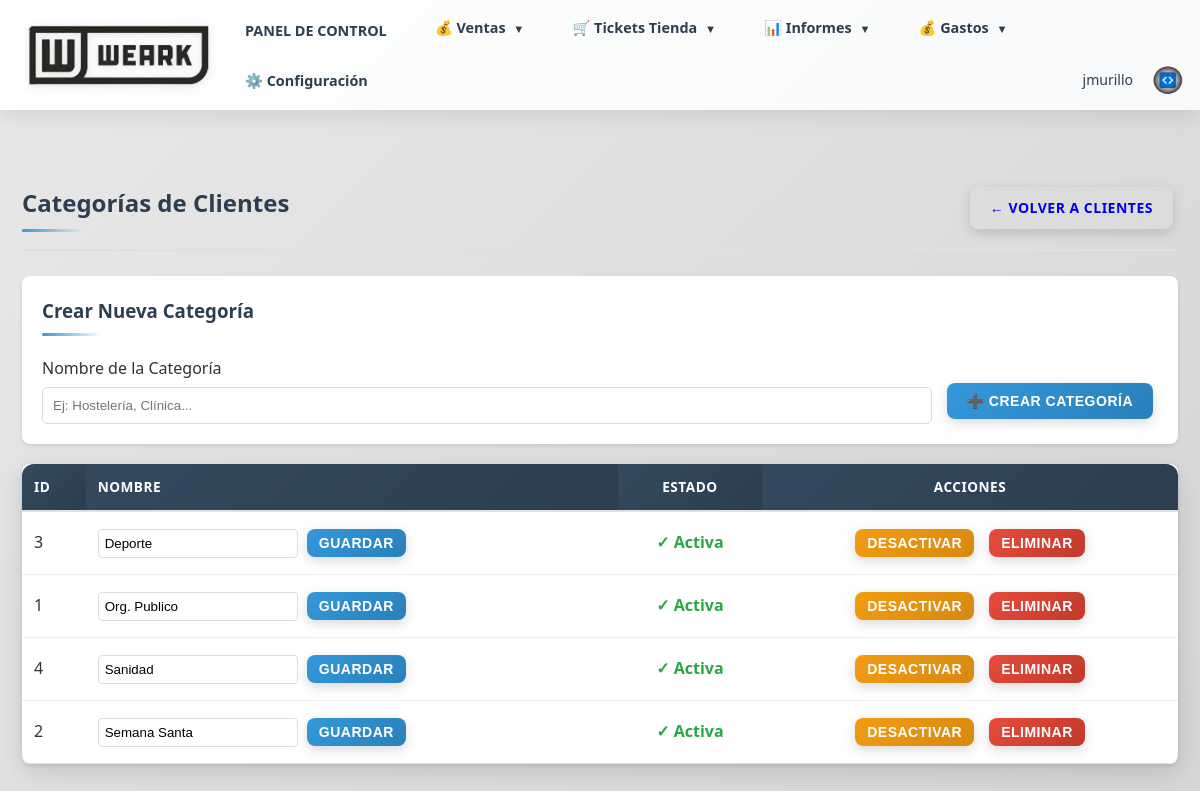
Screenshot of /clientes/categorias (signed in) with the database file from the repository.
### models.py (models this page shows, shortened)
class Usuario(db.Model, UserMixin):
    __tablename__ = 'usuarios'
    id = db.Column(db.Integer, primary_key=True)
    usuario = db.Column(db.String(80), nullable=False, unique=True)
    password_hash = db.Column(db.String(255), nullable=False)
    correo = db.Column(db.String(100), nullable=False)
    telefono = db.Column(db.String(50))
    rol = db.Column(db.String(50), nullable=False)  # comercial, administracion, supervisor, usuario
    fecha_creacion = db.Column(db.DateTime, default=datetime.utcnow)
    ultimo_acceso = db.Column(db.DateTime)
    activo = db.Column(db.Boolean, default=True, nullable=False)
    def is_supervisor(self):
        return self.rol == 'supervisor'

class CategoriaCliente(db.Model):
    __tablename__ = 'categorias_cliente'
    id = db.Column(db.Integer, primary_key=True)
    nombre = db.Column(db.String(50), nullable=False, unique=True)
    activo = db.Column(db.Boolean, nullable=False, default=True)
    fecha_creacion = db.Column(db.DateTime, default=datetime.utcnow)
    clientes = db.relationship('Cliente', backref='categoria_obj', lazy=True, foreign_keys='Cliente.categoria_id')

### routes/clientes.py (the view, shortened to what this page needs)
@clientes_bp.route('/clientes/categorias', methods=['GET', 'POST'])
@login_required
@not_usuario_required
def gestion_categorias():
    categorias = CategoriaCliente.query.order_by(CategoriaCliente.nombre).all()
    return render_template('categorias_cliente.html', categorias=categorias)

### app.py (called while the page is built)
@login_manager.user_loader
def load_user(user_id):
    from models import Usuario, Cliente
    if user_id.startswith('cliente_'):
        cliente_id = int(user_id.replace('cliente_', ''))
        cliente = Cliente.query.get(cliente_id)
        if cliente and cliente.tiene_acceso_web():
            return cliente
        return None
    else:
        return Usuario.query.get(int(user_id))

### utils/auth.py (called while the page is built)
def not_usuario_required(f):
    @wraps(f)
    def decorated_function(*args, **kwargs):
        if not current_user.is_authenticated:
            flash('Debes iniciar sesión para acceder a esta página', 'error')
            return redirect(url_for('auth.login'))
        if current_user.rol == 'usuario':
            flash('No tienes permisos para acceder a esta página', 'error')
            return redirect(url_for('index.index'))
        return f(*args, **kwargs)
    return decorated_function

### templates/categorias_cliente.html (shortened to what this page needs)
{% extends "base.html" %}
{% block content %}
<div class="categorias-container">
    <div class="categorias-header">
        <h2>Categorías de Clientes</h2>
        <a href="{{ url_for('clientes.gestion_clientes') }}" class="btn btn-secondary">← Volver a Clientes</a>
    </div>
    <div class="form-section" style="background: white; padding: 20px; border-radius: 8px; box-shadow: 0 2px 4px rgba(0,0,0,0.1); margin-bottom: 20px;">
        <h3 style="margin-top: 0;">Crear Nueva Categoría</h3>
        <form method="POST" style="display: flex; gap: 10px; align-items: flex-end;">
            <div style="flex: 1;">
                <label for="nombre" style="display: block; margin-bottom: 5px; font-weight: 500;">Nombre de la Categoría</label>
                <input type="text" name="nombre" id="nombre" required placeholder="Ej: Hostelería, Clínica..." style="width: 100%; padding: 10px; border: 1px solid #ddd; border-radius: 5px;">
            </div>
            <button type="submit" class="btn btn-primary">➕ Crear Categoría</button>
        </form>
    </div>
    <div class="table-container" style="background: white; border-radius: 8px; box-shadow: 0 2px 4px rgba(0,0,0,0.1);">
        <table class="categorias-table" style="width: 100%; border-collapse: collapse;">
            <thead>
                <tr style="background: #f8f9fa;">
                    <th style="padding: 12px; text-align: left; border-bottom: 2px solid #e0e0e0;">ID</th>
                    <th style="padding: 12px; text-align: left; border-bottom: 2px solid #e0e0e0;">Nombre</th>
                    <th style="padding: 12px; text-align: center; border-bottom: 2px solid #e0e0e0;">Estado</th>
                    <th style="padding: 12px; text-align: center; border-bottom: 2px solid #e0e0e0;">Acciones</th>
                </tr>
            </thead>
            <tbody>
                {% for categoria in categorias %}
                <tr style="border-bottom: 1px solid #e0e0e0;">
                    <td style="padding: 12px;">{{ categoria.id }}</td>
                    <td style="padding: 12px;">
                        <form method="POST" style="display: inline;" id="form-editar-{{ categoria.id }}">
                            <input type="text" name="nombre" value="{{ categoria.nombre }}" required style="padding: 6px; border: 1px solid #ddd; border-radius: 4px; width: 200px;">
                            <button type="submit" class="btn btn-sm btn-primary" style="padding: 6px 12px; margin-left: 5px;">Guardar</button>
                        </form>
                    </td>
                    <td style="padding: 12px; text-align: center;">
                        {% if categoria.activo %}
                            <span style="color: #28a745; font-weight: 600;">✓ Activa</span>
                        {% else %}
                            <span style="color: #dc3545; font-weight: 600;">✗ Inactiva</span>
                        {% endif %}
                    </td>
                    <td style="padding: 12px; text-align: center;">
                        <div style="display: flex; gap: 5px; justify-content: center;">
                            {% if categoria.activo %}
                            <form method="POST" style="display: inline;">
                                <button type="submit" class="btn btn-sm btn-warning" style="padding: 6px 12px;">Desactivar</button>
                            </form>
                            {% else %}
                            <form method="POST" style="display: inline;">
                                <input type="hidden" name="accion" value="activar">
                                <input type="hidden" name="categoria_id" value="{{ categoria.id }}">
                                <button type="submit" class="btn btn-sm btn-success" style="padding: 6px 12px;">Activar</button>
                            </form>
                            {% endif %}
                            <form method="POST" style="display: inline;" onsubmit="return confirm('¿Está seguro de eliminar esta categoría? Solo se puede eliminar si no hay clientes asignados.');">
                                <button type="submit" class="btn btn-sm btn-danger" style="padding: 6px 12px;">Eliminar</button>
                            </form>
                        </div>
                    </td>
                </tr>
                {% endfor %}
            </tbody>
        </table>
    </div>
</div>
{% endblock %}

### templates/base.html (shortened to what this page needs)
<!DOCTYPE html>
<html lang="es">
<head>
    <link rel="stylesheet" href="{{ url_for('static', filename='css/style.css') }}">
</head>
<body>
    <header>
        <div class="container header-wrapper">
            <a href="{{ url_for('index.index') }}" style="text-decoration: none; display: flex; align-items: center;">
                <img src="{{ url_for('static', filename='logo_base.png') }}" alt="Logo" class="header-logo">
            </a>
            <nav id="mainNav">
                {% if current_user.is_authenticated %}
                    <a href="{{ url_for('index.index') }}">PANEL DE CONTROL</a>
                    {% if current_user.rol == 'usuario' %}
                        <a href="{{ url_for('solicitudes.listado_solicitudes') }}">SOLICITUDES</a>
                    {% else %}
                        <div class="dropdown">
                            <a href="#" class="dropdown-toggle">💰 Ventas <span class="dropdown-arrow">▼</span></a>
                        </div>
                        <div class="dropdown">
                            <a href="#" class="dropdown-toggle">🛒 Tickets Tienda <span class="dropdown-arrow">▼</span></a>
                        </div>
                        <div class="dropdown">
                            <a href="#" class="dropdown-toggle">📊 Informes <span class="dropdown-arrow">▼</span></a>
                        </div>
                        <div class="dropdown">
                            <a href="#" class="dropdown-toggle">💰 Gastos <span class="dropdown-arrow">▼</span></a>
                        </div>
                        {% if current_user.is_supervisor() %}
                            <a href="{{ url_for('configuracion.index') }}">⚙️ Configuración</a>
                        {% endif %}
                    {% endif %}
                    <div class="user-menu">
                        <span class="user-name">{{ current_user.usuario }}</span>
                        <a href="{{ url_for('auth.logout') }}" class="logout-btn-circle" title="Cerrar Sesión">
                            <img src="{{ url_for('static', filename='logo_jm.png') }}" alt="Cerrar Sesión" style="width: 100%; height: 100%; object-fit: contain;">
                        </a>
                    </div>
                {% endif %}
            </nav>
        </div>
    </header>
    <div class="container">
        {% block content %}{% endblock %}
    </div>
</body>
</html>

### templates/categorias_cliente.html (style rules this page uses)
.categorias-container { max-width: 1200px; margin: 0 auto; padding: 20px; }
.categorias-header { display: flex; justify-content: space-between; align-items: center; margin-bottom: 25px; padding-bottom: 15px; border-bottom: 2px solid #e0e0e0; }
.categorias-header h2 { margin: 0; }

### rows the page displays
Usuario: usuario "jmurillo"
CategoriaCliente: id "3", nombre "Deporte", activo "✓ Activa"
CategoriaCliente: id "1", nombre "Org. Publico", activo "✓ Activa"
CategoriaCliente: id "4", nombre "Sanidad", activo "✓ Activa"
CategoriaCliente: id "2", nombre "Semana Santa", activo "✓ Activa"
